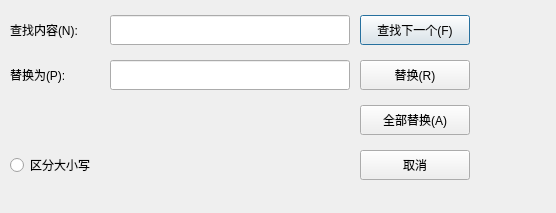
<?xml version="1.0" encoding="UTF-8"?>
<ui version="4.0">
 <class>ReplaceDialog</class>
 <widget class="QDialog" name="ReplaceDialog">
  <property name="geometry">
   <rect>
    <x>0</x>
    <y>0</y>
    <width>556</width>
    <height>213</height>
   </rect>
  </property>
  <property name="windowTitle">
   <string>替换</string>
  </property>
  <widget class="QLabel" name="label">
   <property name="geometry">
    <rect>
     <x>10</x>
     <y>15</y>
     <width>100</width>
     <height>30</height>
    </rect>
   </property>
   <property name="text">
    <string>查找内容(N):</string>
   </property>
  </widget>
  <widget class="QLineEdit" name="lineEdit">
   <property name="geometry">
    <rect>
     <x>110</x>
     <y>15</y>
     <width>240</width>
     <height>30</height>
    </rect>
   </property>
  </widget>
  <widget class="QLabel" name="label_2">
   <property name="geometry">
    <rect>
     <x>10</x>
     <y>60</y>
     <width>100</width>
     <height>30</height>
    </rect>
   </property>
   <property name="text">
    <string>替换为(P):</string>
   </property>
  </widget>
  <widget class="QLineEdit" name="lineEdit_2">
   <property name="geometry">
    <rect>
     <x>110</x>
     <y>60</y>
     <width>240</width>
     <height>30</height>
    </rect>
   </property>
  </widget>
  <widget class="QPushButton" name="pushButton">
   <property name="geometry">
    <rect>
     <x>360</x>
     <y>15</y>
     <width>110</width>
     <height>30</height>
    </rect>
   </property>
   <property name="text">
    <string>查找下一个(F)</string>
   </property>
  </widget>
  <widget class="QPushButton" name="pushButton_2">
   <property name="geometry">
    <rect>
     <x>360</x>
     <y>60</y>
     <width>110</width>
     <height>30</height>
    </rect>
   </property>
   <property name="text">
    <string>替换(R)</string>
   </property>
  </widget>
  <widget class="QPushButton" name="pushButton_3">
   <property name="geometry">
    <rect>
     <x>360</x>
     <y>105</y>
     <width>110</width>
     <height>30</height>
    </rect>
   </property>
   <property name="text">
    <string>全部替换(A)</string>
   </property>
  </widget>
  <widget class="QPushButton" name="pushButton_4">
   <property name="geometry">
    <rect>
     <x>360</x>
     <y>150</y>
     <width>110</width>
     <height>30</height>
    </rect>
   </property>
   <property name="text">
    <string>取消</string>
   </property>
  </widget>
  <widget class="QRadioButton" name="radioButton">
   <property name="geometry">
    <rect>
     <x>10</x>
     <y>150</y>
     <width>110</width>
     <height>30</height>
    </rect>
   </property>
   <property name="text">
    <string>区分大小写</string>
   </property>
  </widget>
 </widget>
 <resources/>
 <connections/>
</ui>
